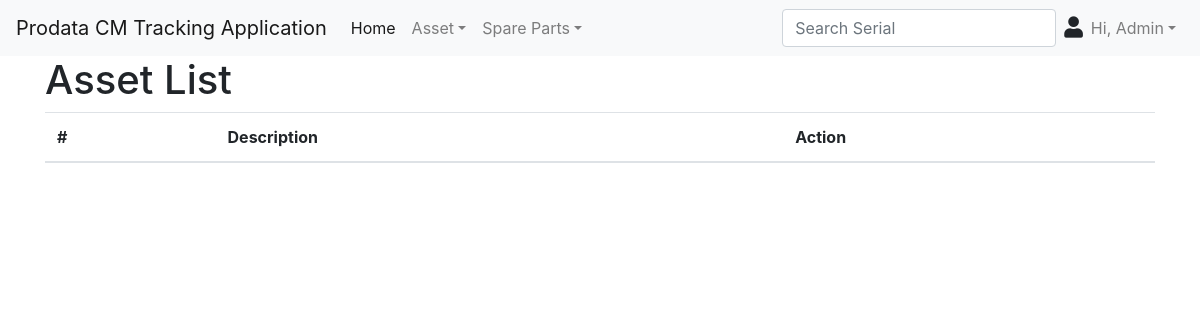
The app's page /, older data.
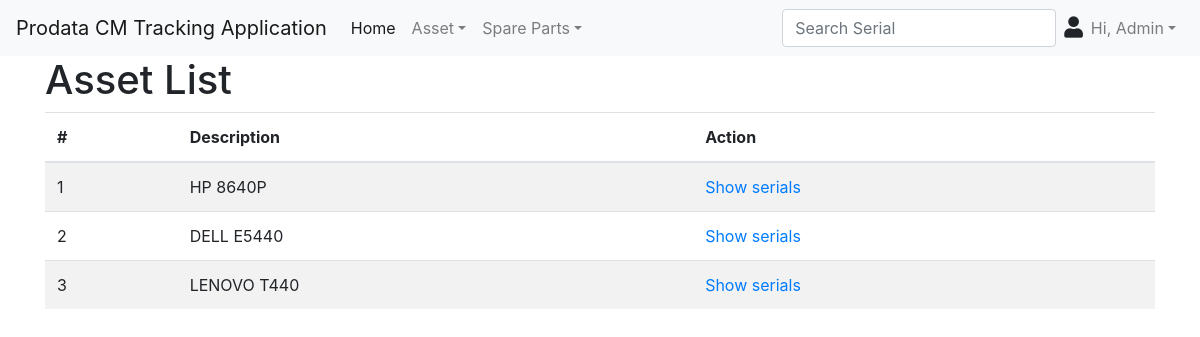
The same page, newer data.
### tables this page shows
CREATE TABLE IF NOT EXISTS `brand` (
  `brandID` INT NOT NULL AUTO_INCREMENT,
  `brandName` VARCHAR(45) NOT NULL,
  PRIMARY KEY (`brandID`));

CREATE TABLE IF NOT EXISTS `model` (
  `modelID` INT NOT NULL AUTO_INCREMENT,
  `modelName` VARCHAR(45) NOT NULL,
  PRIMARY KEY (`modelID`),
  UNIQUE INDEX `modelName_UNIQUE` (`modelName` ASC));

### index.php (called while the page is built)
<?php include('assets.php'); ?>

### class/class.asset.php (the view, shortened to what this page needs)
<?php
class Asset {
  public static function getActiveAssetBrandAndModel() {
    global $connection;
    $sql = "SELECT `brand`.`brandID`, `brand`.`brandName`, `model`.`modelID`, `model`.`modelName` ";
    $sql .= "FROM `asset` ";
    $sql .= "LEFT JOIN `brand` ON `asset`.`brandID` = `brand`.`brandID` ";
    $sql .= "LEFT JOIN `model` ON `asset`.`modelID` = `model`.`modelID` ";
    $sql .= "WHERE (`asset`.`statusID` = 1)";
    $sql = mysqli_query($connection, $sql);
    $num = 1;
    while ($row = mysqli_fetch_assoc($sql)) {
      $brandID = $row['brandID'];
      $modelID = $row['modelID'];
      $brandName = $row['brandName'];
      $modelName = $row['modelName'];
      echo "<tr>";
      echo "<td>{$num}</td>";
      echo "<td>{$brandName}&nbsp{$modelName}</td>";
      echo "<td><a href='assets.php?action=view&brand={$brandID}&model={$modelID}'>Show serials</a></td>";
      echo "</tr>";
      $num++;
    }
  }
}
?>

### inc/layout/header.php (shortened to what this page needs)
<!doctype html>
<html lang="en">
  <head>
    <link rel="stylesheet" href="https://stackpath.bootstrapcdn.com/bootstrap/4.3.1/css/bootstrap.min.css">
    <link rel="stylesheet" href="https://use.fontawesome.com/releases/v5.8.1/css/all.css">
  </head>
  <body>
<?php include('navbar.php'); ?>

### inc/layout/navbar.php (shortened to what this page needs)
<nav class="navbar navbar-expand-md navbar-light bg-light">
      <a class="navbar-brand" href="index.php">Prodata CM Tracking Application</a>
      <div class="collapse navbar-collapse" id="navbarsExampleDefault">
        <ul class="navbar-nav mr-auto">
          <li class="nav-item active">
            <a class="nav-link" href="index.php">Home<span class="sr-only">(current)</span></a>
          </li>
          <li class="nav-item dropdown">
            <a class="nav-link dropdown-toggle" href="#" data-toggle="dropdown" >Asset</a>
          </li>
          <li class="nav-item dropdown">
            <a class="nav-link dropdown-toggle" href="#" data-toggle="dropdown" >Spare Parts</a>
          </li>
        </ul>
        <form class="form-inline my-2 my-lg-0" method="post" action="search.php">
          <input class="form-control mr-sm-2" type="text" placeholder="Search Serial" name="search">
        </form>
        <div>
        <i class="fa fa-user fa-lg" aria-hidden="true"></i>
        </div>
        <ul class="navbar-nav">
          <li class="nav-item">
            <a class="nav-link dropdown-toggle" data-toggle="dropdown" href="profile.php">Hi, Admin</a>
          </li>
        </ul>
      </div>
    </nav>
    <main role="main" class="container">

### assets.php (shortened to what this page needs)
<?php
include('inc/layout/header.php');
if (!isset($_GET['action'])) {
  include(ASSETS_INC.'/lists.php');
}
include('inc/layout/footer.php');
?>

### inc/assets/lists.php
<?php include(CLASS_DIR.'/class.asset.php'); ?>
<h1>Asset List</h1>
<table class="table table-striped table-hover">
  <thead>
    <tr>
      <th scope="col">#</th>
      <th scope="col">Description</th>
      <th scope="col">Action</th>
    </tr>
  </thead>
  <tbody>
    <?php Asset::getActiveAssetBrandAndModel(); ?>
  </tbody>
</table>

### inc/layout/footer.php (shortened to what this page needs)
  </body>
</html>

Row changes from the older to the newer data that the page shows:
added brand: brandName "HP", model.modelName "8640P"
added brand: brandName "DELL", model.modelName "E5440"
added brand: brandName "LENOVO", model.modelName "T440"
